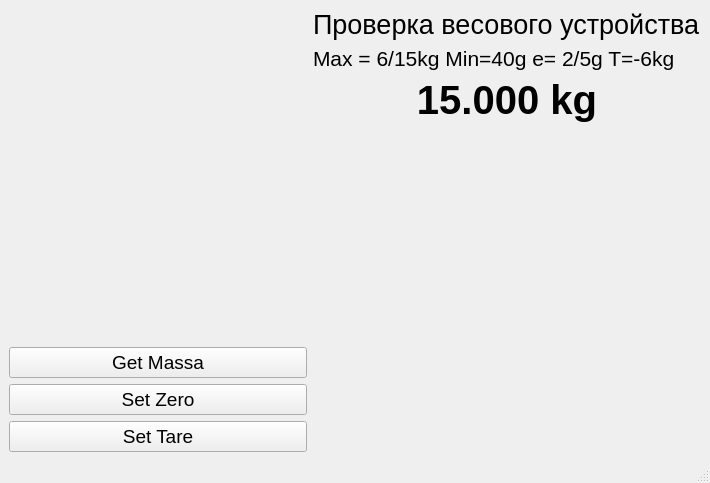
<?xml version="1.0" encoding="UTF-8"?>
<ui version="4.0">
 <class>MainWindow</class>
 <widget class="QMainWindow" name="MainWindow">
  <property name="geometry">
   <rect>
    <x>0</x>
    <y>0</y>
    <width>710</width>
    <height>483</height>
   </rect>
  </property>
  <property name="windowTitle">
   <string>Test Massa K</string>
  </property>
  <property name="windowOpacity">
   <double>5.000000000000000</double>
  </property>
  <widget class="QWidget" name="centralwidget">
   <layout class="QHBoxLayout" name="horizontalLayout">
    <item>
     <layout class="QVBoxLayout" name="verticalLayout">
      <item>
       <spacer name="verticalSpacer">
        <property name="orientation">
         <enum>Qt::Vertical</enum>
        </property>
        <property name="sizeHint" stdset="0">
         <size>
          <width>20</width>
          <height>40</height>
         </size>
        </property>
       </spacer>
      </item>
      <item>
       <widget class="QPushButton" name="getMassa">
        <property name="font">
         <font>
          <pointsize>14</pointsize>
         </font>
        </property>
        <property name="text">
         <string>Get Massa</string>
        </property>
       </widget>
      </item>
      <item>
       <widget class="QPushButton" name="setZero">
        <property name="font">
         <font>
          <pointsize>14</pointsize>
         </font>
        </property>
        <property name="text">
         <string>Set Zero</string>
        </property>
       </widget>
      </item>
      <item>
       <widget class="QPushButton" name="setTare">
        <property name="font">
         <font>
          <pointsize>14</pointsize>
         </font>
        </property>
        <property name="text">
         <string>Set Tare</string>
        </property>
       </widget>
      </item>
     </layout>
    </item>
    <item>
     <layout class="QVBoxLayout" name="verticalLayout_2">
      <item>
       <widget class="QLabel" name="label">
        <property name="font">
         <font>
          <pointsize>20</pointsize>
         </font>
        </property>
        <property name="text">
         <string>Проверка весового устройства</string>
        </property>
       </widget>
      </item>
      <item>
       <widget class="QLabel" name="label_2">
        <property name="font">
         <font>
          <pointsize>16</pointsize>
         </font>
        </property>
        <property name="text">
         <string>Max = 6/15kg Min=40g e= 2/5g T=-6kg</string>
        </property>
       </widget>
      </item>
      <item>
       <widget class="QLabel" name="label_3">
        <property name="font">
         <font>
          <pointsize>30</pointsize>
          <weight>75</weight>
          <bold>true</bold>
         </font>
        </property>
        <property name="text">
         <string>15.000 kg</string>
        </property>
        <property name="alignment">
         <set>Qt::AlignCenter</set>
        </property>
       </widget>
      </item>
      <item>
       <spacer name="verticalSpacer_2">
        <property name="orientation">
         <enum>Qt::Vertical</enum>
        </property>
        <property name="sizeHint" stdset="0">
         <size>
          <width>20</width>
          <height>40</height>
         </size>
        </property>
       </spacer>
      </item>
     </layout>
    </item>
   </layout>
  </widget>
  <widget class="QMenuBar" name="menubar">
   <property name="geometry">
    <rect>
     <x>0</x>
     <y>0</y>
     <width>710</width>
     <height>20</height>
    </rect>
   </property>
  </widget>
  <widget class="QStatusBar" name="statusbar"/>
 </widget>
 <resources/>
 <connections/>
</ui>
